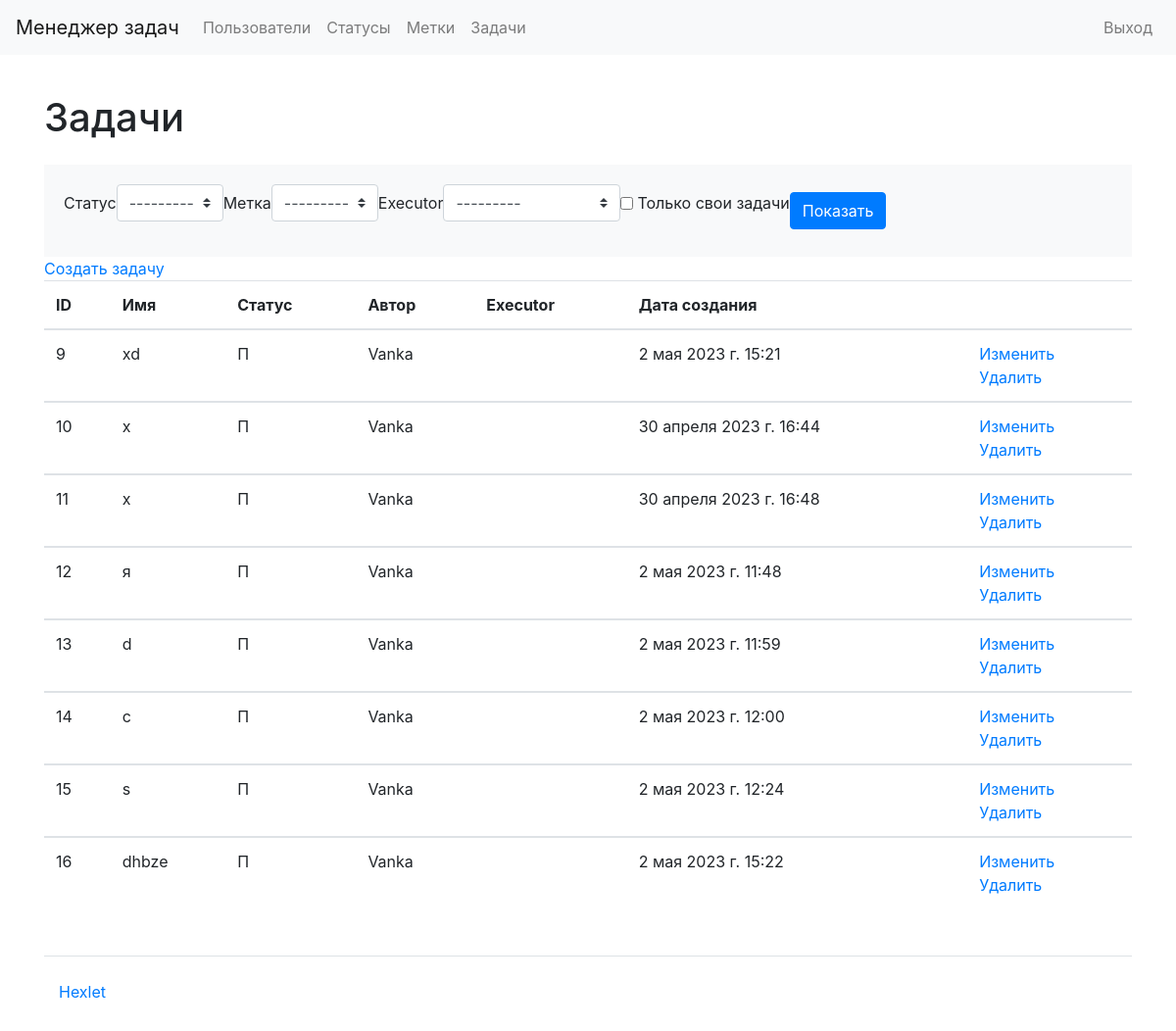
Before: /tasks/ (signed in) with the older database file.
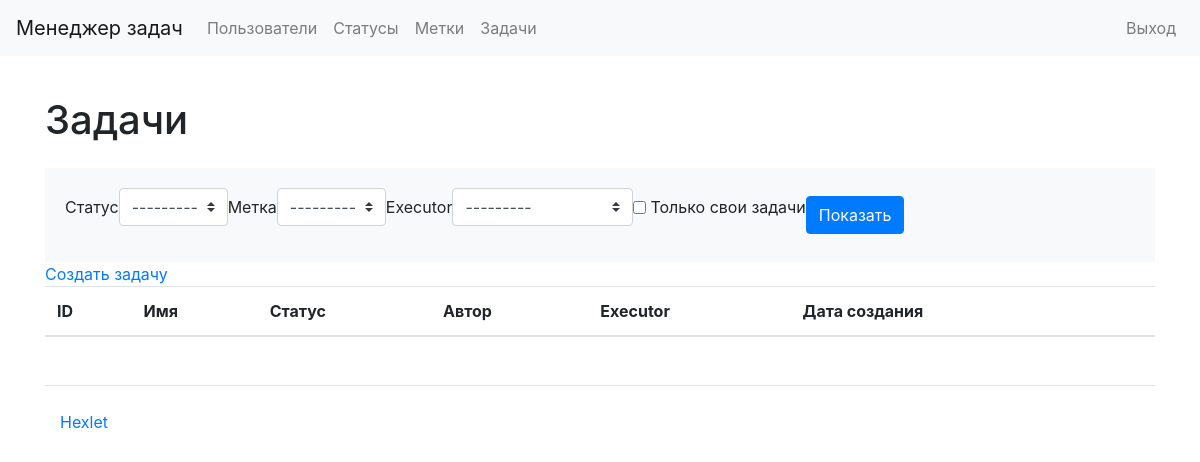
After: the same page with the newer database file.
### tasks/models.py (models this page shows, shortened)
class Task(models.Model):
    name = models.CharField(max_length=150, unique=True)
    description = models.TextField(null=True, blank=True)
    created_at = models.DateTimeField(auto_now=True)
    status = models.ForeignKey(Status, on_delete=models.PROTECT)
    creator = models.ForeignKey(User, related_name='creator', on_delete=models.PROTECT)
    executor = models.ForeignKey(User, related_name='executor', on_delete=models.PROTECT, null=True, blank=True)
    label = models.ManyToManyField(Label, blank=True)

### statuses/models.py (models this page shows)
class Status(models.Model):
    name = models.CharField(max_length=150, unique=True)
    created_at = models.DateTimeField(auto_now=True)
    def __str__(self):
        return self.name

### users/models.py (models this page shows)
class User(AbstractUser):
    pass

### tasks/views.py (the view)
# urls.py: path('', views.TasksListView.as_view(), name='tasks_list'),
class TasksListView(LoginRequiredMixin, FilterView):
    model = Task
    template_name = "tasks/list_of_tasks.html"
    context_object_name = 'tasks'
    filterset_class = TaskFilter
    login_url = 'login'

### labels/models.py (called while the page is built)
    def __str__(self):
        return self.name

### tasks/templates/tasks/list_of_tasks.html (shortened to what this page needs)
{% extends "base.html" %}
{% load bootstrap4 %}
{% load i18n %}
{% get_current_language as LANGUAGE_CODE %}
{% block content %}
<h1 class="my-4">{% translate "Tasks" %}</h1>
<div class="card-body bg-light">
    <form class="form-inline center" method="get">
        {% bootstrap_form filter.form size='small' %}
  {% buttons %}<button type="submit" class="btn btn-primary">{% translate "Show" %}</button>{% endbuttons %}
</form>
</div>
<a href="{% url 'task_create' %}">{% translate "Create task" %}</a>
<table class="table table-stripped">
    <thead>
        <tr>
            <th>ID</th>
            <th>{% translate "Name" %}</th>
            <th>{% translate "Status" %}</th>
            <th>{% translate "Author" %}</th>
            <th>{% translate "Executor" %}</th>
            <th>{% translate "Date of creation" %}</th>
            <th></th>
        </tr>
    </thead>
        {% for task in object_list %}
    <tbody>
        <tr>
            <td>{{ task.id }}</td>
            <td>{{ task.name }}</td>
            <td>{{ task.status }}</td>
            <td>{{ task.creator }}</td>
            {% if task.executor == None %}
            <td> </td>
            {% endif %}
            <td>{{ task.created_at }}</td>
            <td>
                <a href="/tasks/{{ task.id }}/update/">{% translate "Update" %}</a>
                <br>
                <a href="/tasks/{{ task.id }}/delete/">{% translate "Delete" %}</a>
            </td>
        </tr>
        {% endfor %}
    </tbody>
</table>
{% endblock %}

### task_manager/templates/base.html (shortened to what this page needs)
{% load i18n %}
{% get_current_language as LANGUAGE_CODE %}
{% load bootstrap4 %}
<!DOCTYPE html>
<html lang="{{ LANGUAGE_CODE }}">
    <head>
        <link href="https://cdn.jsdelivr.net/npm/bootstrap@4.6.0/dist/css/bootstrap.min.css"
              rel="stylesheet">
      </head>
    <body class="d-flex flex-column min-vh-100">
        <nav class="navbar navbar-expand-lg navbar-light bg-light mb-3">
            <a class="navbar-brand" href="/">{% translate "Task manager" %}</a>
            <div class="collapse navbar-collapse" id="navbarToggleExternalContent">
                <ul class="navbar-nav mr-auto">
                    <li class="nav-item">
                        <a class="nav-link" href="/users/">{% translate "Users" %}</a>
                    </li>
                    {% if user.is_authenticated %}
                    <li class="nav-item">
                      <a class="nav-link" href="/statuses/">{% translate "Statuses" %}</a>
                    </li>
                    <li class="nav-item">
                      <a class="nav-link" href="/labels/">{% translate "Labels" %}</a>
                    </li>
                    <li class="nav-item">
                      <a class="nav-link" href="/tasks/">{% translate "Tasks" %}</a>
                    </li>
                    {% endif %}
                </ul>
                <ul class="navbar-nav">
                    {% if not user.is_authenticated %}
                    <li class="nav-item">
                        <a class="nav-link" href="/login/">{% translate "Log in" %}</a>
                    </li>
                    <li class="nav-item">
                        <a class="nav-link" href="/users/create/">{% translate "Registration" %}</a>
                    </li>
                    {% else %}
                    <li class="nav-item">
                        <a class="nav-link" href="/logout/">{% translate "Log out" %}</a>
                    </li>
                    {% endif %}
                </ul>
            </div>
        </nav>
    <div class="container wrapper flex-grow-1">
        {% block content %} layout content {% endblock%}
    <footer>
      <div class="container my-5 pt-4 border-top">
        <a target="_blank" href="https://ru.hexlet.io">Hexlet</a>
      </div>
    </footer>
    </body>
</html>

Changed rows visible on the page:
removed Task: id "9", name "xd", status "П", creator "Vanka", created_at "2 мая 2023 г. 15:21"
removed Task: id "10", name "x", status "П", creator "Vanka", created_at "30 апреля 2023 г. 16:44"
removed Task: id "11", name "x", status "П", creator "Vanka", created_at "30 апреля 2023 г. 16:48"
removed Task: id "12", name "я", status "П", creator "Vanka", created_at "2 мая 2023 г. 11:48"
removed Task: id "13", name "d", status "П", creator "Vanka", created_at "2 мая 2023 г. 11:59"
removed Task: id "14", name "c", status "П", creator "Vanka", created_at "2 мая 2023 г. 12:00"
removed Task: id "15", name "s", status "П", creator "Vanka", created_at "2 мая 2023 г. 12:24"
removed Task: id "16", name "dhbze", status "П", creator "Vanka", created_at "2 мая 2023 г. 15:22"
